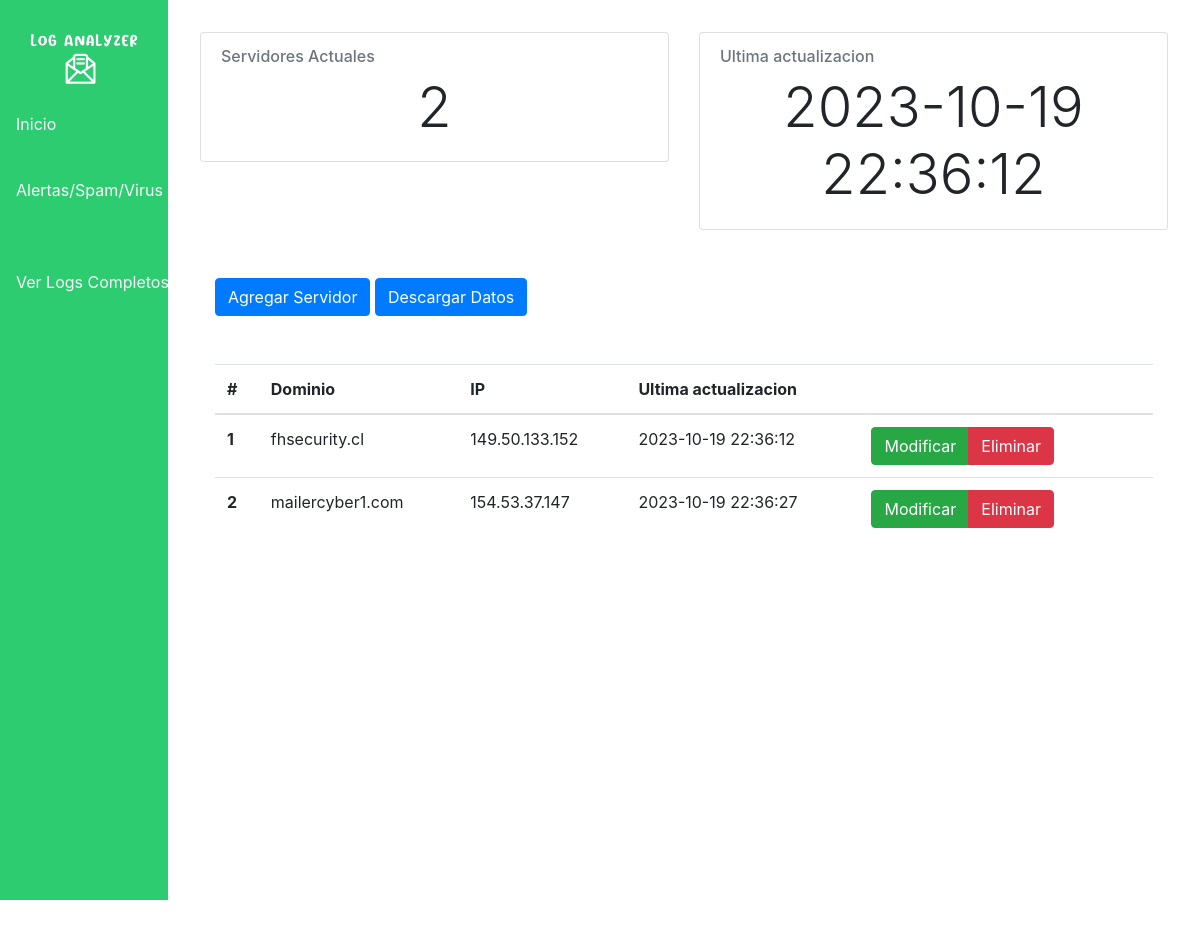
The page / on the database its author committed.
### tables this page shows
CREATE TABLE Servidor( id_host int  not null, 
							       hostname varchar(100) , 
								   ip varchar(100),
								   usuario varchar(100), 
								   clave varchar(100), 
								   fecha_act date, 
								   PRIMARY KEY (id_host));

### route_index.py (the view)
@page_home.route("/")
def home():
	firstExecution = True
	data = [{'id_host': 0,'hostname':'example','ip':'none','usuario':'none','clave':'none','fecha_act':'none'}]
	count = 0
	db.createServidores()
	db.createEstados()
	db.createSpam()
	db.createVirus()
	if(db.getServidores() != []):
		firstExecution = False
		count = len(db.getServidores())
		data = db.getServidores()
	return render_template('index.html',first=firstExecution, count=count,data=data)

### database.py (called while the page is built)
	def createServidores(self):
		query = '''
			CREATE TABLE IF NOT EXISTS  Servidor( id_host int  not null,
							       hostname varchar(100) ,
								   ip varchar(100),
								   usuario varchar(100),
								   clave varchar(100),
								   fecha_act date,
								   PRIMARY KEY (id_host));
		'''
		self._cur.execute(query)

	def createEstados(self):
		query = '''
			CREATE TABLE IF NOT EXISTS Estados( id_host int not null,
												id_log int not null,
											    fecha date,
											    para varchar,
											    de varchar,
											    estado varchar,
											    relay varchar)
		'''
		self._cur.execute(query)

	def createSpam(self):
		query= '''
			CREATE TABLE IF NOT EXISTS Alertas_Spam( id_host int not null,
													 fecha date,
													 para varchar,
													 de varchar,
													 puntaje varchar,
													 estado varchar,
													 detalle varchar
													 )
		'''
		self._cur.execute(query)

	def createVirus(self):
		query= '''
			CREATE TABLE IF NOT EXISTS Alertas_Virus( id_host int not null,
													 fecha date,
													 para varchar,
													 de varchar,
													 estado varchar,
													 ip varchar,
													 quarentine varchar,
													 tamaño varchar
													 )
		'''
		self._cur.execute(query)

	def getServidores(self):
		query = '''
			SELECT * FROM Servidor;
		'''
		data = []
		self._cur.execute(query)
		rows = self._cur.fetchall()
		keys = ['id_host','hostname','ip','usuario','clave','fecha_act']
		for row in rows:
			dic = {}
			for i in range(len(row)):
				dic[keys[i]] = row[i]
			data.append(dic)
		return data

### templates/index.html (shortened to what this page needs)
{% extends './layout.html' %}
{% block div %}
	<div class="row" style="height: 1000px;">
		<div class="col-12">
			<div class="row">
				<div class="col-sm-6 col-12">
					<div class="card" style="width: 100%;">
		  				<div class="card-body">
		    				<h6 class="card-subtitle mb-2 text-muted">Servidores Actuales</h6>
		    				<p class="card-text text-center display-4">{{count}}</p>
		  				</div>
					</div>
				</div>
				<div class="col-sm-6 col-12">
					<div class="card" style="width: 100%;">
		  				<div class="card-body">
		    				<h6 class="card-subtitle mb-2 text-muted">Ultima actualizacion</h6>
		    				<p class="card-text text-center display-4">{{data[0]['fecha_act']}}</p>
		  				</div>
					</div>
				</div>
			</div>
			<div class="col-12 mt-5">
				<button onclick="addDomain()" class="btn btn-primary" >Agregar Servidor</button>
				<button id="reload" onclick="updateAll()" class="btn btn-primary">Descargar Datos</button>
			</div>
			<div class="col-12 mt-5">
				<table class="table table-hover">
				  <thead>
				    <tr>
				      <th scope="col">#</th>
				      <th scope="col">Dominio</th>
				      <th scope="col">IP</th>
				      <th scope="col">Ultima actualizacion</th>
				      <th scope="col"> <th>
				    </tr>
				  </thead>
				  <tbody>
				  	{% for i in range( data| length) %}
				  		<tr  class="hosts">
				  			<th onclick="redirigir({{i}})" scope="row"> {{i+1}} </th>
				  			<td onclick="redirigir({{i}})" id="hostname"> {{data[i]['hostname']}}</td>
				  			<td onclick="redirigir({{i}})" id="ip"> {{data[i]['ip']}}</td>
				  			<td onclick="redirigir({{i}})" > {{data[i]['fecha_act']}}</td>
				  			<td>
				  				<div class="btn-group" role="group" >
  									<button type="button" class="btn btn-success">Modificar</button>
  									<button type="button" class="btn btn-danger" data-toggle="modal" data-target="#mConfirm" onclick="borrar('{{ data[i]['hostname'] }}')" >Eliminar</button>
								</div>
				  			<td>
				  		</tr>
				  	{% endfor %}
				  </tbody>
				</table>
			</div>
		</div>
	</div>
{% endblock %}

### static/css/index.css (style rules this page uses)
body { overflow: hidden; font-family: 'Mulish', sans-serif; font-weight: 300; height: 900px; }

### rows shown on the page
Servidor: fecha_act "2023-10-19 22:36:12", hostname "fhsecurity.cl", ip "149.50.133.152", fecha_act "2023-10-19 22:36:12"
Servidor: hostname "mailercyber1.com", ip "154.53.37.147", fecha_act "2023-10-19 22:36:27"

### other values the page prints
{{ count }} "2"
{{ i+1 }} "1" "2"
